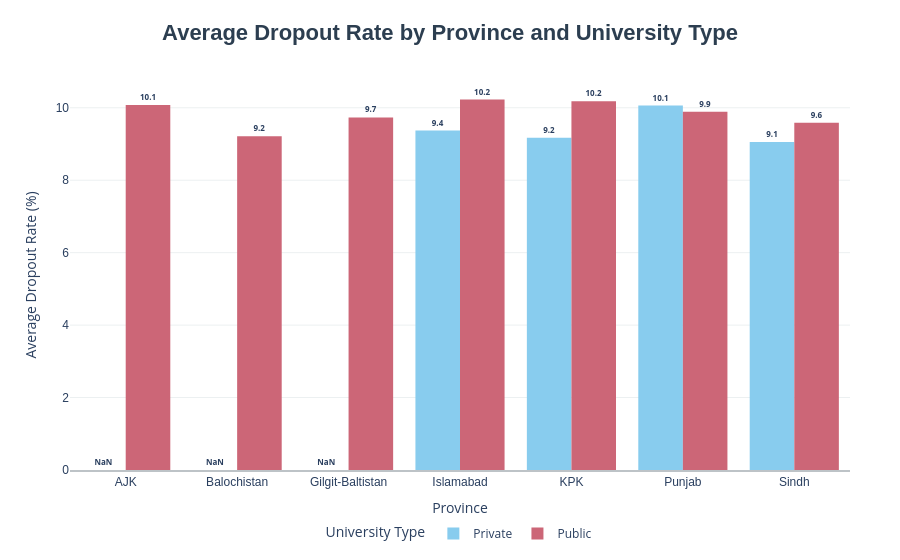

The notebook cell this image was saved under:
### Code cell
prov_order = c_uni_data.groupby(['Province', 'Type'], observed=False)['Dropout_Rate_Pct'].mean().sort_values(ascending=False).index.tolist()
drop_uni = c_uni_data.groupby(['Province', 'Type'], observed=False)['Dropout_Rate_Pct'].mean().reset_index()

fig = px.bar(
    drop_uni,
    x='Province',
    y='Dropout_Rate_Pct',
    color='Type',
    barmode='group',
    text_auto=".1f",  
    title="<b>Average Dropout Rate by Province and University Type</b>",
    labels={
        "Dropout_Rate_Pct": "Average Dropout Rate (%)",
        "Province": "Province",
        "Type": "University Type",
    },
    color_discrete_sequence=px.colors.qualitative.Safe
)

fig.update_layout(
    title_font=dict(size=22, family="Arial", color="#2c3e50"),
    title_x=0.5,  # Center the title
    legend=dict(
        orientation="h", yanchor="bottom", y=-0.2, xanchor="center", x=0.5
    ),
    plot_bgcolor="rgba(0,0,0,0)",  # Transparent chart background
    paper_bgcolor="rgba(0,0,0,0)",
    margin=dict(l=70, r=50, t=80, b=70),
)


fig.update_xaxes(
    showline=True,
    linewidth=2,
    linecolor="#bdc3c7",  
    gridcolor="rgba(0,0,0,0)",  
    categoryorder="array",
    categoryarray=prov_order,  
    tickfont=dict(size=12, family="Arial"),
)

fig.update_yaxes(
    showgrid=True,
    gridcolor="#ecf0f1",  
    tickfont=dict(size=12, family="Arial"),
)

fig.update_traces(
    textposition="outside",  
    textfont=dict(size=8, weight="bold"),
    marker_line_color="rgba(0,0,0,0)",  
)

fig.show()

### Figure 1 — Plotly figure (JSON) as saved in the notebook; plotly's stock layout.template omitted (floating-point values rounded to 4 significant figures)
{"data": [{"alignmentgroup": "True", "hovertemplate": "University Type=Private<br>Province=%{x}<br>Average Dropout Rate (%)=%{y}<extra></extra>", "legendgroup": "Private", "marker": {"color": "rgb(136, 204, 238)", "line": {"color": "rgba(0,0,0,0)"}, "pattern": {"shape": ""}}, "name": "Private", "offsetgroup": "Private", "orientation": "v", "showlegend": true, "textfont": {"size": 8, "weight": "bold"}, "textposition": "outside", "texttemplate": "%{y:.1f}", "type": "bar", "x": ["AJK", "Balochistan", "Gilgit-Baltistan", "Islamabad", "KPK", "Punjab", "Sindh"], "xaxis": "x", "y": [NaN, NaN, NaN, 9.371, 9.171, 10.06, 9.052], "yaxis": "y"}, {"alignmentgroup": "True", "hovertemplate": "University Type=Public<br>Province=%{x}<br>Average Dropout Rate (%)=%{y}<extra></extra>", "legendgroup": "Public", "marker": {"color": "rgb(204, 102, 119)", "line": {"color": "rgba(0,0,0,0)"}, "pattern": {"shape": ""}}, "name": "Public", "offsetgroup": "Public", "orientation": "v", "showlegend": true, "textfont": {"size": 8, "weight": "bold"}, "textposition": "outside", "texttemplate": "%{y:.1f}", "type": "bar", "x": ["AJK", "Balochistan", "Gilgit-Baltistan", "Islamabad", "KPK", "Punjab", "Sindh"], "xaxis": "x", "y": [10.07, 9.217, 9.732, 10.23, 10.18, 9.892, 9.584], "yaxis": "y"}], "layout": {"barmode": "group", "legend": {"orientation": "h", "title": {"text": "University Type"}, "tracegroupgap": 0, "x": 0.5, "xanchor": "center", "y": -0.2, "yanchor": "bottom"}, "margin": {"b": 70, "l": 70, "r": 50, "t": 80}, "paper_bgcolor": "rgba(0,0,0,0)", "plot_bgcolor": "rgba(0,0,0,0)", "title": {"font": {"color": "#2c3e50", "family": "Arial", "size": 22}, "text": "<b>Average Dropout Rate by Province and University Type</b>", "x": 0.5}, "xaxis": {"anchor": "y", "categoryarray": [["Islamabad", "Public"], ["KPK", "Public"], ["AJK", "Public"], ["Punjab", "Private"], ["Punjab", "Public"], ["Gilgit-Baltistan", "Public"], ["Sindh", "Public"], ["Islamabad", "Private"], ["Balochistan", "Public"], ["KPK", "Private"], ["Sindh", "Private"], ["AJK", "Private"], ["Balochistan", "Private"], ["Gilgit-Baltistan", "Private"]], "categoryorder": "array", "domain": [0, 1], "gridcolor": "rgba(0,0,0,0)", "linecolor": "#bdc3c7", "linewidth": 2, "showline": true, "tickfont": {"family": "Arial", "size": 12}, "title": {"text": "Province"}}, "yaxis": {"anchor": "x", "domain": [0, 1], "gridcolor": "#ecf0f1", "showgrid": true, "tickfont": {"family": "Arial", "size": 12}, "title": {"text": "Average Dropout Rate (%)"}}}}
